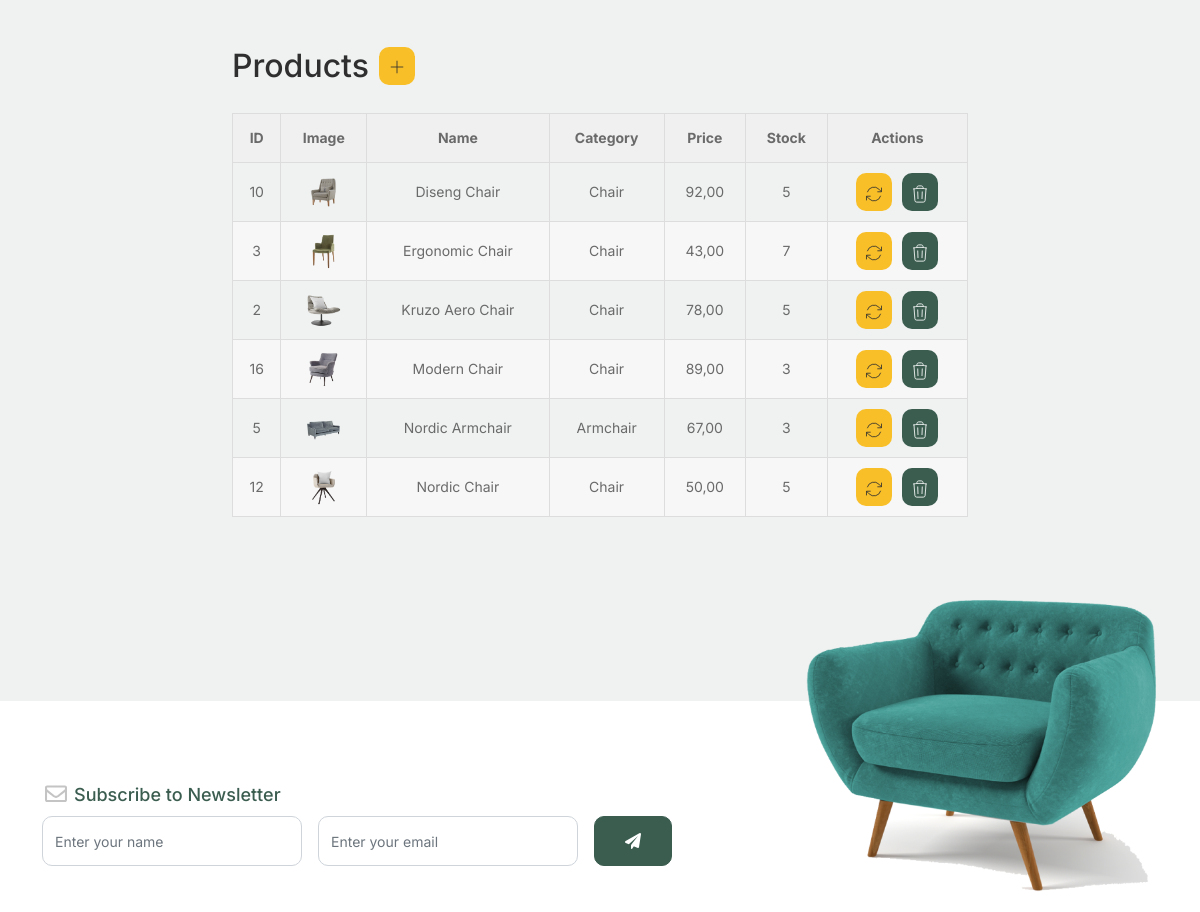
The app's page /products/ (signed in, middle part), older data.
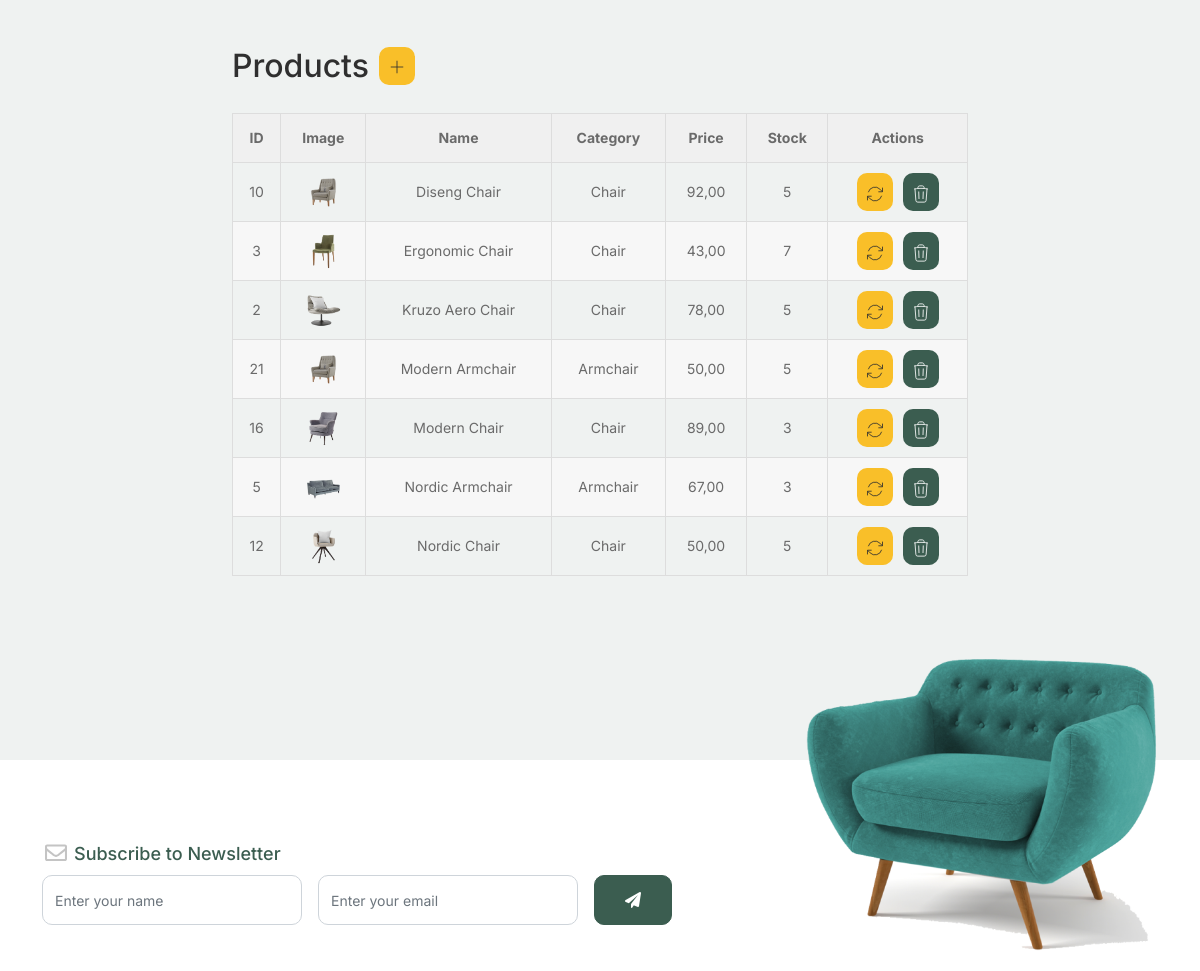
The same page, newer data.
### models/models.py (models this page shows, shortened)
class Product(models.Model):
    name = models.CharField(max_length=100)
    price = models.DecimalField(max_digits=5, decimal_places=2)
    stock = models.IntegerField()
    category = models.CharField(max_length=100, default="")
    image_url = models.CharField(max_length=2083, default="")
    class Meta:
        verbose_name_plural = "Products"
        verbose_name = "Product"
        ordering = ["name"]

### models/views.py (the view)
# urls.py: path("products/", Products.as_view(), name="products"),
class Products(CustomLoginRequiredMixin, ListView):
    model = Product
    template_name = "products.html"
    permission_denied_message = "You are not authorized to view this page"

### models/views.py (called while the page is built)
    def dispatch(self, request, *args, **kwargs):
        user = request.user
        if not user.is_authenticated:
            messages.warning(request, "You must be logged in to view this page")
            return self.handle_no_permission()
        return super(CustomLoginRequiredMixin, self).dispatch(request, *args, **kwargs)

### models/templates/products.html (shortened to what this page needs)
{% extends 'index.html' %}
{% block static %}
	{% load static %}
{% endblock static %}
{% block content %}
	<div class="untree_co-section">
		<div class="container">
	  	<div class="block">
        <div class="row justify-content-center mb-5">
          <div class="col-md-8 col-lg-8 pb-4">
            <div class="title-table" >
              <h2 class="section-title">Products</h2>
              <a class="btn-table btn-secondary" href="{% url 'productCreate' %}">
                <svg xmlns="http://www.w3.org/2000/svg" fill="none" viewBox="0 0 24 24" strokeWidth=2 stroke="currentColor" class="icon-table">
                  <path strokeLinecap="round" strokeLinejoin="round" d="M12 4.5v15m7.5-7.5h-15" />
                </svg>
              </a>
            </div>
            <table>
              <tr>
                <th>ID</th>
                <th>Image</th>
                <th>Name</th>
                <th>Category</th>
                <th>Price</th>
                <th>Stock</th>
                <th>Actions</th>
              </tr>
              {% for product in product_list %}
              <tr>
                <td>{{product.id}}</td>
                <td><img class="img-table" src="{% static 'images/'|add:product.image_url %}" alt="" /></td>
                <td>{{product.name}}</td>
                <td>{{product.category}}</td>
                <td>{{product.price}}</td>
                <td>{{product.stock}}</td>
                <td>
                  <div class="actions-table" >
                    <a class="btn-table btn-secondary" href="{% url 'productUpdate' product.id %}">
                    </a>
                    <a class="btn-table btn-primary" href="{% url 'productDelete' product.id %}">
                    </a>
                  </div>
                </td>
              </tr>
              {% endfor %}
            </table>
          </div>
        </div>
			</div>
	  </div>
	</div>
{% endblock content %}

Row changes from the older to the newer data that the page shows:
added Product: id "21", image_url (picture), name "Modern Armchair", category "Armchair", price "50,00", stock "5"
